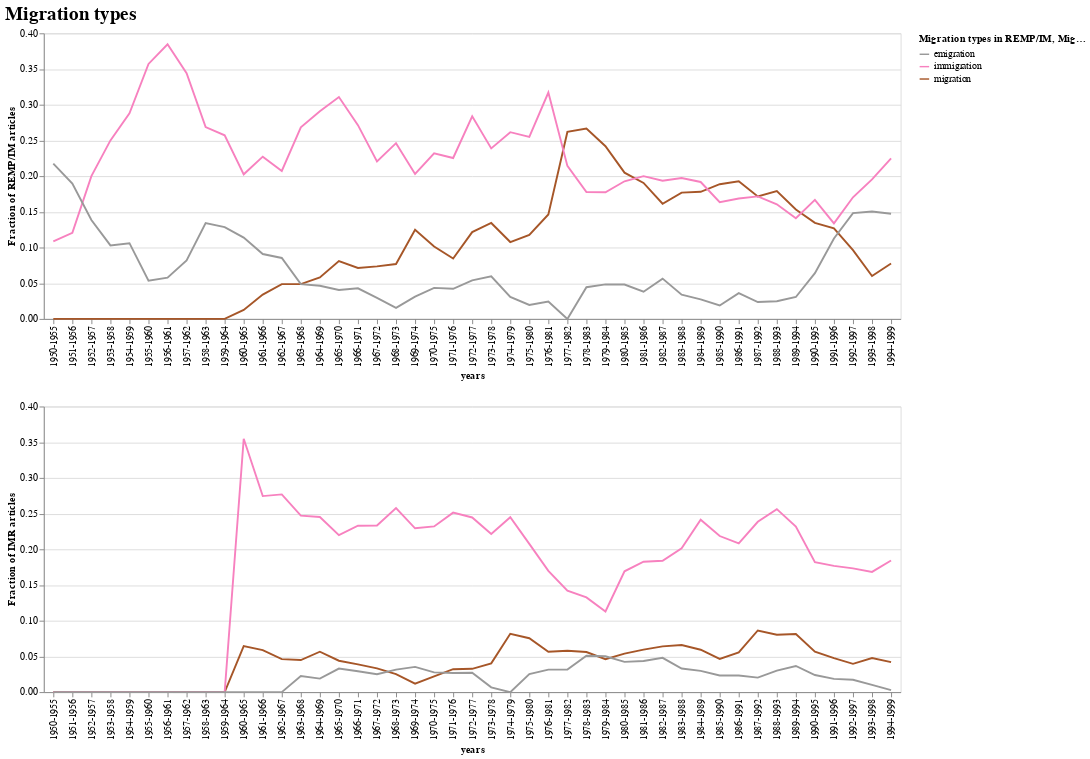

Notebook cell for this chart:
### Code cell
selected_topics = ['migration','immigration','emigration']
selected_topic_words = {topic: topic_words[topic] for topic in selected_topics }

c1 = ca.alt_topic_chart(selected_topics=selected_topic_words,
                   topic_df=df_remp_im, 
                   var_name='migration_type', source='REMP/IM', title='Migration types in REMP/IM')

c2 = ca.alt_topic_chart(selected_topics=selected_topic_words,
                   topic_df=df_imr_research, 
                   var_name='migration_type', source='IMR', title='Migration Types in IMR')

alt.vconcat(c1, c2).properties(
    title='Migration types'
).configure_title(
    fontSize=20,
    font='Verdana',
    align='center',
    color='black'
)

### Figure 1 — Vega-Lite specification as saved in the notebook (floating-point values rounded to 4 significant figures; data arrays with more than 128 entries replaced by an {"elided": "..."} marker saying what was removed)
{"config": {"view": {"continuousWidth": 400, "continuousHeight": 300}, "title": {"align": "center", "color": "black", "font": "Verdana", "fontSize": 20}}, "vconcat": [{"data": {"name": "data-65a19cc2bff1cca2e1d876c1796d63aa"}, "mark": "line", "encoding": {"color": {"field": "migration_type", "scale": {"reverse": true, "scheme": "set1"}, "title": "Migration types in REMP/IM", "type": "ordinal"}, "x": {"axis": {"tickCount": 10}, "field": "years", "type": "nominal"}, "y": {"field": "Fraction of REMP/IM articles", "type": "quantitative"}}}, {"data": {"name": "data-866ccec43131fc8ecb3cacd70c5af1c7"}, "mark": "line", "encoding": {"color": {"field": "migration_type", "scale": {"reverse": true, "scheme": "set1"}, "title": "Migration Types in IMR", "type": "ordinal"}, "x": {"axis": {"tickCount": 10}, "field": "years", "type": "nominal"}, "y": {"field": "Fraction of IMR articles", "type": "quantitative"}}}], "title": "Migration types", "$schema": "https://vega.github.io/schema/vega-lite/v4.17.0.json", "datasets": {"data-65a19cc2bff1cca2e1d876c1796d63aa": {"elided": "135 records"}, "data-866ccec43131fc8ecb3cacd70c5af1c7": {"elided": "135 records"}}}
